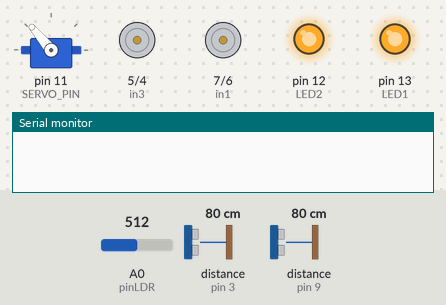
Bench run of a sketch on a simulated Arduino Uno, built with avr-gcc and run on an emulated ATmega328P. On the bench: servo, motor-driver pin pairs drawn as motors (green arrow = first pin HIGH = forward, orange = second pin HIGH = backward, longer = more drive), output pins drawn as LEDs (lit = HIGH), the last lines printed to the serial monitor. Wiring (inferred from the names in the program): 2 × ultrasonic range finder: trigger pin 2, echo pin 3 / trigger pin 8, echo pin 9. Inputs (shaded band) come from the test bench; at power-on: distance to the obstacle (sensors on pin 3, pin 9) 80 cm, A0 (pinLDR) = 512. The echo pulse lasts 58.3 µs per cm; pins used as bus, display or sensor lines are not drawn.

Above: at 1.2 s.
1.3 s: distance to the obstacle (sensor on pin 3) set to 35 cm
4.8 s: distance to the obstacle (sensor on pin 3) set to 29 cm
At 5.09 s:
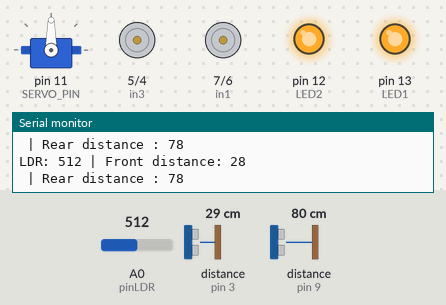
8.3 s: distance to the obstacle (sensor on pin 9) set to 55 cm
14.1 s: distance to the obstacle (sensor on pin 9) set to 46 cm
At 14.36 s:
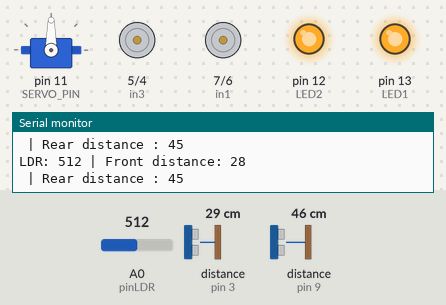
17.6 s: A0 (pinLDR) set to 489
At 20.27 s:
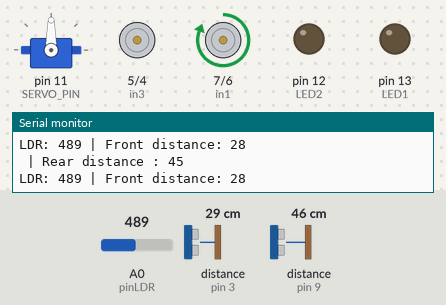
21.1 s: distance to the obstacle (sensor on pin 3) set to 120 cm
At 21.6 s:
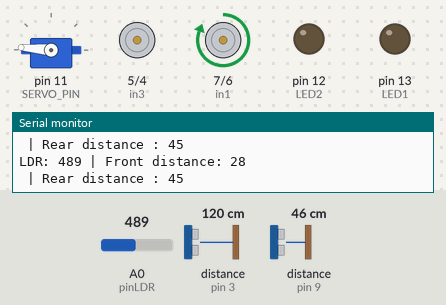
Timing chart, 0 to 25.6 s (numbered marks = the images above; inputs shaded):
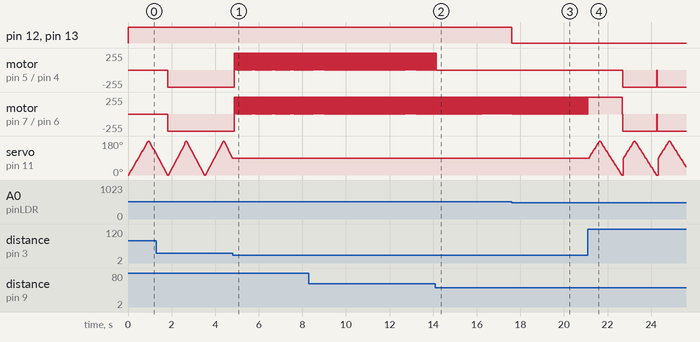

Measured:
- the behaviour switches between 32 and 31 cm on distance to the obstacle (sensor on pin 3) (found by bisection; images 0 and 1)
- the behaviour switches between 52 and 51 cm on distance to the obstacle (sensor on pin 9) (found by bisection; images 1 and 2)
- the behaviour switches between 501 and 500 on A0 (pinLDR) (found by bisection; images 2 and 3)
- after the input at 4.8 s, motor on pin 5 (in3) / pin 4 (in4), motor on pin 7 (in1) / pin 6 (in2): alternates forward 255/255 for 0.05 s and stopped for 0.02 s, starting after 0.06 s; servo on pin 11 (SERVO_PIN): stops changing and stays 90°
- after the input at 14.1 s, motor on pin 5 (in3) / pin 4 (in4): goes on until 14.1 s, then stays stopped
- after the input at 17.6 s, pin 12 (LED2), pin 13 (LED1): HIGH → LOW at once

The sketch:

Robo_Autonomo_Bluetooth.ino
```cpp
#include <Servo.h>
#define FALSE 0
#define TRIG_PIN 2
#define ECHO_PIN 3
#define TRIG_PIN_RE 8
#define ECHO_PIN_RE 9
#define FORWARD 'F'
#define BACKWARD 'B'
#define LEFT 'L'
#define RIGHT 'R'
#define CIRCLE 'C'
#define CROSS 'X'
#define TRIANGLE 'T'
#define SQUARE 'S'
#define START 'A'
#define PAUSE 'P'

unsigned long lastStopTime = 0;
const unsigned long stopDuration = 1000;

int valorLDR = 0;
int pinLDR = A0;
int LED1 = 13;
int LED2 = 12;
int SERVO_PIN = 11;
int angle = 0;
int in1 = 7;
int in2 = 6;
int in3 = 5;
int in4 = 4;
int vetN[4] = {in1, in2, in3, in4};
char cha;

Servo servo;
void setup() {
  Serial.begin(9600);
  pinMode(TRIG_PIN, OUTPUT);
  pinMode(ECHO_PIN, INPUT);
  pinMode(TRIG_PIN_RE, OUTPUT);
  pinMode(ECHO_PIN_RE, INPUT);
  pinMode(pinLDR, INPUT);
  pinMode(LED1,OUTPUT);
  pinMode(LED2,OUTPUT);
  servo.attach(SERVO_PIN);
  servo.write(0);
  pinMode(in1, OUTPUT);
  pinMode(in2, OUTPUT);
  pinMode(in3, OUTPUT);
  pinMode(in4, OUTPUT);
  digitalWrite(in1, LOW);
  digitalWrite(in2, LOW);
  digitalWrite(in3, LOW);
  digitalWrite(in4, LOW);
  digitalWrite(LED1, LOW);
  digitalWrite(LED2, LOW);
}

void loop() {

  valorLDR = analogRead(pinLDR);
  bool dectL = dectLight(valorLDR);
  turnOnTheLight(dectL, LED1, LED2);

  if (Serial.available() > 0) {
    cha = Serial.read();
    delay(2);  // Aguarda a leitura do comando

    // Executa o comando recebido
    executeCommand(cha);
  }
  digitalWrite(TRIG_PIN, HIGH);
  delayMicroseconds(10);
  digitalWrite(TRIG_PIN, LOW);
  int distance = medirDistancia();

  digitalWrite(TRIG_PIN_RE, HIGH);
  delayMicroseconds(10);
  digitalWrite(TRIG_PIN_RE, LOW);
  int distanceRE = medirDistanciaRe();

  angle = moverServo(distance, angle);

  if(detectorRE(distanceRE, vetN)== false && detector(distance, vetN, angle) == true){
    mix(true, false, vetN);
  }
  if(detectorRE(distanceRE, vetN)== true && detector(distance, vetN, angle) == false){
    mix(false, true, vetN);
  }
  if(detectorRE(distanceRE, vetN)== false && detector(distance, vetN, angle) == false){
    mix(false, false, vetN);
  }
  if(detectorRE(distanceRE, vetN)== true && detector(distance, vetN, angle) == true){
    mix(true, true, vetN);
  }

  Serial.print("LDR: "); Serial.print(valorLDR);
  Serial.print(" | Front distance: "); Serial.println(distance);
  Serial.print(" | Rear distance : "); Serial.println(distanceRE);
  delay(20);

}

int medirDistancia() {
  digitalWrite(TRIG_PIN, HIGH);
  delayMicroseconds(10);
  digitalWrite(TRIG_PIN, LOW);

  long duration = pulseIn(ECHO_PIN, HIGH);
  int distance = duration * 0.017;

  return distance;
}

int medirDistanciaRe() {
  digitalWrite(TRIG_PIN_RE, HIGH);
  delayMicroseconds(10);
  digitalWrite(TRIG_PIN_RE, LOW);

  long duration = pulseIn(ECHO_PIN_RE, HIGH);
  int distanceRe = duration * 0.017;

  return distanceRe;
}

bool detector(int distance, int vet[], int angle) {
  if (distance <= 30) {
    servo.write(angle);
    return true;
  }
  return false;
}

bool detectorRE(int distance, int vet[]) {
  if (distance <= 50) {
    return true;
  }
  return false;
}

void mix(bool value, bool valueR, int vet[]) {
  if (value == true && valueR == false) {
    for (int i = 0; i < 4; i++) {
      digitalWrite(vet[i], LOW);
    }
    delay(20);
    digitalWrite(in1, HIGH);
    digitalWrite(in2, LOW);
    digitalWrite(in3, HIGH);
    digitalWrite(in4, LOW);
  } else if (value == false && valueR == true) {
    for (int i = 0; i < 4; i++) {
      digitalWrite(vet[i], LOW);
    }
    delay(20);
    digitalWrite(in1, LOW);
    digitalWrite(in2, HIGH);
    digitalWrite(in3, LOW);
    digitalWrite(in4, HIGH);

  } else if (value == true && valueR == true) {
    for (int i = 0; i < 4; i++) {
      digitalWrite(vet[i], LOW);
    }
    delay(20);
    digitalWrite(in1, HIGH);
    digitalWrite(in2, LOW);
    digitalWrite(in3, LOW);
    digitalWrite(in4, LOW);
  }
  else if (value == false && valueR == false){
    digitalWrite(in1, LOW);
    digitalWrite(in2, HIGH);
    digitalWrite(in3, LOW);
    digitalWrite(in4, HIGH);
  }
}

bool dectLight(int LDR){
  if(LDR > 500){
  	return true;
  }else{
  	return false;
  }
}

void turnOnTheLight(bool dect, int LED,int LED2){
  if(dect == true){
  	digitalWrite(LED1,HIGH);
    digitalWrite(LED2,HIGH);
  }else{
  	digitalWrite(LED1,LOW);
    digitalWrite(LED2,LOW);
  }
}
int moverServo(int distance, int angle) {
  for (int i = angle; i <= 180; i += 5) {
    servo.write(i);
    delay(20);
    if(medirDistancia() <= 30) return i;
  }

  // Movimento para trás
  for (int i = 180; i >= 0; i -= 5) {
    servo.write(i);
    delay(20);
    if(medirDistancia() <= 30) return i;
  }
  return angle;
}
void executeCommand(char command) {
  switch (command) {
    case FORWARD:
      moveForward();  // Mover para frente
      break;
    case BACKWARD:
      moveBackward();  // Mover para trás
      break;
    case LEFT:
      turnLeft();  // Virar para a esquerda
      break;
    case RIGHT:
      turnRight();  // Virar para a direita
      break;
    case CIRCLE:
      // Adicione a lógica para ação de CIRCLE aqui, se necessário
      break;
    case CROSS:
      stopMotors();  // Parar imediatamente
      break;
    case TRIANGLE:
      toggleLEDs();  // Alternar LEDs
      break;
    case SQUARE:
      sendStatus();  // Retornar o status ou qualquer outra operação de informação
      break;
    case START:
      startProcess();  // Iniciar um processo ou operação
      break;
    case PAUSE:
      pauseProcess();  // Pausar um processo ou operação
      break;
    default:
      // Caso o comando seja inválido
      break;
  }
}

// Funções de controle de movimento
void moveForward() {
  digitalWrite(in1, HIGH);
  digitalWrite(in2, LOW);
  digitalWrite(in3, HIGH);
  digitalWrite(in4, LOW);
}

void moveBackward() {
  digitalWrite(in1, LOW);
  digitalWrite(in2, HIGH);
  digitalWrite(in3, LOW);
  digitalWrite(in4, HIGH);
}

void turnLeft() {
  digitalWrite(in1, HIGH);
  digitalWrite(in2, LOW);
  digitalWrite(in3, LOW);
  digitalWrite(in4, HIGH);
}

void turnRight() {
  digitalWrite(in1, LOW);
  digitalWrite(in2, HIGH);
  digitalWrite(in3, HIGH);
  digitalWrite(in4, LOW);
}

void stopMotors() {
  digitalWrite(in1, LOW);
  digitalWrite(in2, LOW);
  digitalWrite(in3, LOW);
  digitalWrite(in4, LOW);
}

// Função para alternar os LEDs
void toggleLEDs() {
  static bool ledsOn = false;  // Variável para armazenar o estado dos LEDs
  if (ledsOn) {
    digitalWrite(LED1, LOW);
    digitalWrite(LED2, LOW);
  } else {
    digitalWrite(LED1, HIGH);
    digitalWrite(LED2, HIGH);
  }
  ledsOn = !ledsOn;  // Alterna o estado dos LEDs
}

// Funções para operações adicionais
void sendStatus() {
  Serial.println("Status: Motores e LEDs funcionando corretamente.");
}

void startProcess() {
  Serial.println("Processo iniciado.");
}

void pauseProcess() {
  Serial.println("Processo pausado.");
}
```
